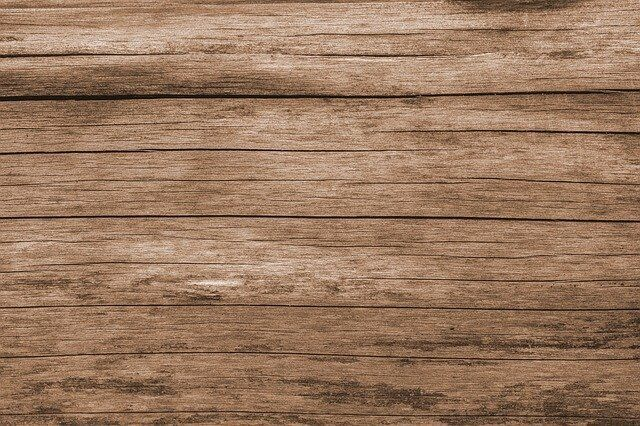
#> input picture imgs/blur.jpg, 640 x 426 px
$ python flitering.py
#> lines starting #> are read from the running program, lines starting #| are printed output that depends on the picture
import cv2
import numpy as np
image=cv2.imread('imgs/blur.jpg')
#> image is the input picture: shape (426, 640, 3); mean B, G, R 95.1, 120.4, 154
cv2.imshow('Roiginal img',image)
#identity
"""
identity_kernel=np.array([[0,0,0],[0,1,0],[0,0,0]])
blurred_img=cv2.filter2D(src=image,ddepth=-1,kernel=identity_kernel)
cv2.imshow('blurred img',blurred_img)
cv2.waitKey()
cv2.destroyAllWindows()"""
img_blur=cv2.blur(src=image,ksize=(11,11))
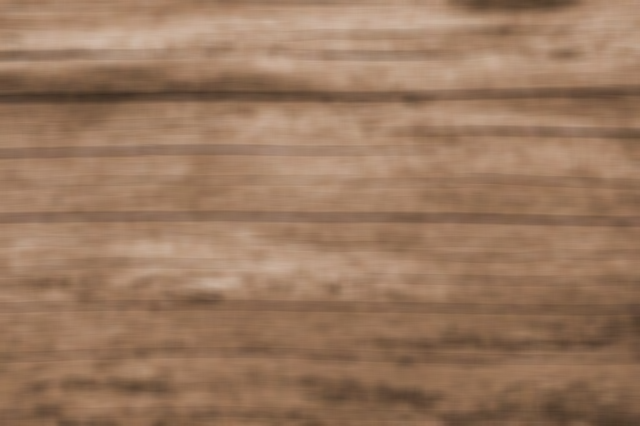
#> img_blur: shape (426, 640, 3); mean B, G, R 95.1, 120.4, 154
cv2.imshow('Blurred',img_blur)
cv2.waitKey()
cv2.destroyAllWindows()
kernel3 = np.array([[0, -1,  0],
                   [-1,  5, -1],
                    [0, -1,  0]])
sharp_img = cv2.filter2D(src=image, ddepth=-1, kernel=kernel3)
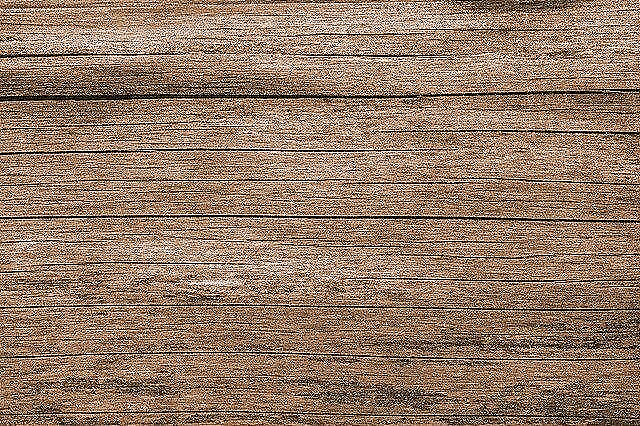
#> sharp_img: shape (426, 640, 3); mean B, G, R 105.6, 123.6, 147.2

cv2.imshow('Original', image)
cv2.imshow('Sharpened', sharp_img)

cv2.waitKey()
cv2.imwrite('imgs/sharp_image.jpg', sharp_img)
cv2.destroyAllWindows()
